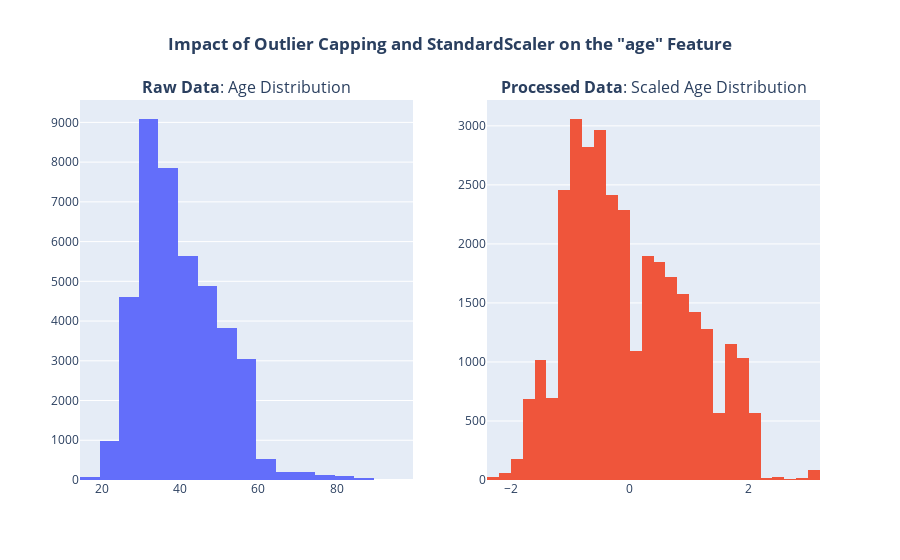

The notebook cell this image was saved under:
### Markdown cell above
CELL 2: Study 1 - The Impact of Feature Engineering (Before vs. After)
This study visualizes how our pipeline changed the raw features. We'll look at the distribution of age before and after outlier capping and scaling.

### Code cell
# --- Study 1: Visualizing the Impact of Preprocessing ---

print("--- Comparing 'age' distribution before and after processing ---")

# Create a figure with two subplots
fig = make_subplots(rows=1, cols=2, subplot_titles=('<b>Raw Data</b>: Age Distribution', '<b>Processed Data</b>: Scaled Age Distribution'))

# Plot 1: Histogram of the original 'age' from the raw data
fig.add_trace(
    go.Histogram(x=raw_df['age'], name='Raw Age', nbinsx=30),
    row=1, col=1
)

# Plot 2: Histogram of the scaled 'age' from the processed data
fig.add_trace(
    go.Histogram(x=processed_train_df['num__age'], name='Processed Age', nbinsx=30),
    row=1, col=2
)

fig.update_layout(
    title_text='<b>Impact of Outlier Capping and StandardScaler on the "age" Feature</b>',
    title_x=0.5,
    showlegend=False
)
fig.show()

### Figure 1 — Plotly figure (JSON) as saved in the notebook; plotly's stock layout.template omitted (floating-point values rounded to 4 significant figures; data arrays with more than 128 entries replaced by an {"elided": "..."} marker saying what was removed)
{"data": [{"name": "Raw Age", "nbinsx": 30, "type": "histogram", "x": {"elided": "41188 int values"}, "xaxis": "x", "yaxis": "y"}, {"name": "Processed Age", "nbinsx": 30, "type": "histogram", "x": {"elided": "32950 float values"}, "xaxis": "x2", "yaxis": "y2"}], "layout": {"annotations": [{"font": {"size": 16}, "showarrow": false, "text": "<b>Raw Data</b>: Age Distribution", "x": 0.225, "xanchor": "center", "xref": "paper", "y": 1, "yanchor": "bottom", "yref": "paper"}, {"font": {"size": 16}, "showarrow": false, "text": "<b>Processed Data</b>: Scaled Age Distribution", "x": 0.775, "xanchor": "center", "xref": "paper", "y": 1, "yanchor": "bottom", "yref": "paper"}], "showlegend": false, "title": {"text": "<b>Impact of Outlier Capping and StandardScaler on the \"age\" Feature</b>", "x": 0.5}, "xaxis": {"anchor": "y", "domain": [0, 0.45]}, "xaxis2": {"anchor": "y2", "domain": [0.55, 1]}, "yaxis": {"anchor": "x", "domain": [0, 1]}, "yaxis2": {"anchor": "x2", "domain": [0, 1]}}}
